Frame 1 (no input): blank canvas, image omitted
Frame 60 (the mouse pressed at the canvas centre just before this capture): blank canvas, image omitted
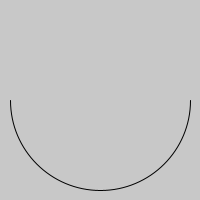
Frame 120 (the mouse held since frame 60 and released just before this capture)

The Processing sketch whose frames 1 and 60 were blank and that drew this single picture after the mouse press (run headless with seeded random() and noise(); from frame 60 on, the mouse is pressed at the canvas centre):

// Processing sketch: Aufgabe_2_1_o
// ── Aufgabe_2_1_o.pde
void setup() {
  size(200, 200);
  background(200);
  noFill();
}

void draw() {
  background(200);
  arc(100, 100, 180, 180, 0, radians(mouseX/2 * 0.01 * 360));
}
